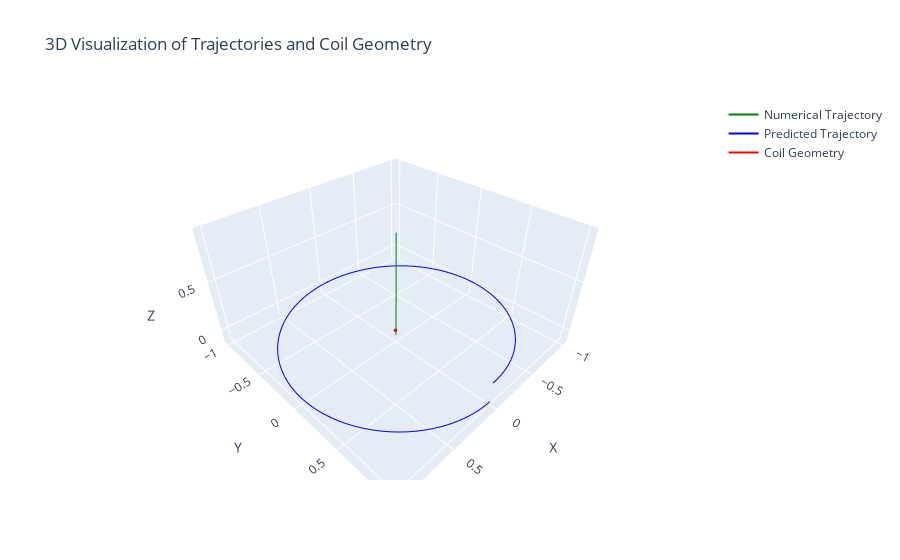

The cell this chart's notebook holds for it:
### Code cell
import numpy as np
import plotly.graph_objects as go

# Constants for the particle
me = 9.109383713928e-31  # Mass of electron (kg)
qe = -1.602176634e-19  # Charge of electron (C)

# Initial conditions
s0 = np.array([0, 0.007, -0.05])  # Initial position (m)
v0 = np.array([0, 0, 1e6])  # Initial velocity (m/s)
q = qe  # Charge
m = me  # Mass


# Magnetic field (simplified model for demonstration)
def magnetic_field(position):
    """
    Simplified magnetic field function for the coil.
    For demonstration, assume a constant B field along Z-axis.
    """
    return np.array([0, 0, 1])  # Tesla (T)


# Runge-Kutta 4th order method
def runge_kutta_4(dt, t_max):
    t = 0
    s = s0
    v = v0
    positions = [s]

    while t < t_max:
        # RK4 steps
        B = magnetic_field(s)
        k1_v = (q / m) * np.cross(v, B)
        k1_s = v

        k2_v = (q / m) * np.cross(v + 0.5 * dt * k1_v, B)
        k2_s = v + 0.5 * dt * k1_v

        k3_v = (q / m) * np.cross(v + 0.5 * dt * k2_v, B)
        k3_s = v + 0.5 * dt * k2_v

        k4_v = (q / m) * np.cross(v + dt * k3_v, B)
        k4_s = v + dt * k3_v

        v = v + (dt / 6) * (k1_v + 2 * k2_v + 2 * k3_v + k4_v)
        s = s + (dt / 6) * (k1_s + 2 * k2_s + 2 * k3_s + k4_s)

        positions.append(s)
        t += dt

    return np.array(positions)


# Calculate numerical trajectory
dt = 1e-9  # Time step (s)
t_max = 1e-6  # Total simulation time (s)
numerical_trajectory = runge_kutta_4(dt, t_max)

# Extract coordinates
x_num, y_num, z_num = (
    numerical_trajectory[:, 0],
    numerical_trajectory[:, 1],
    numerical_trajectory[:, 2],
)

# Generate predicted trajectory (for comparison)
x_pred = np.sin(np.linspace(0, 2 * np.pi, 100))
y_pred = np.cos(np.linspace(0, 2 * np.pi, 100))
z_pred = np.linspace(-0.1, 0.1, 100)


# Coil geometry
def create_coil_geometry(nwindings=6, wireradius=0.001, coilradius=0.01):
    t = np.linspace(0, 2 * np.pi * nwindings, 1000)
    x = coilradius * np.cos(t)
    y = coilradius * np.sin(t)
    z = np.linspace(-nwindings * wireradius, nwindings * wireradius, len(t))
    return x, y, z


x_coil, y_coil, z_coil = create_coil_geometry()

# Interactive 3D plot
fig = go.Figure()

# Add numerical trajectory
fig.add_trace(
    go.Scatter3d(
        x=x_num,
        y=y_num,
        z=z_num,
        mode="lines",
        line=dict(color="green", width=2),
        name="Numerical Trajectory",
    )
)

# Add predicted trajectory
fig.add_trace(
    go.Scatter3d(
        x=x_pred,
        y=y_pred,
        z=z_pred,
        mode="lines",
        line=dict(color="blue", width=2),
        name="Predicted Trajectory",
    )
)

# Add coil geometry
fig.add_trace(
    go.Scatter3d(
        x=x_coil,
        y=y_coil,
        z=z_coil,
        mode="lines",
        line=dict(color="red", width=2),
        name="Coil Geometry",
    )
)

# Add titles and labels
fig.update_layout(
    title="3D Visualization of Trajectories and Coil Geometry",
    scene=dict(xaxis_title="X", yaxis_title="Y", zaxis_title="Z"),
)

# Show the plot
fig.show()

### Figure 1 — Plotly figure (JSON) as saved in the notebook; plotly's stock layout.template omitted (floating-point values rounded to 4 significant figures; data arrays with more than 128 entries replaced by an {"elided": "..."} marker saying what was removed)
{"data": [{"line": {"color": "green", "width": 2}, "mode": "lines", "name": "Numerical Trajectory", "type": "scatter3d", "x": {"elided": "1002 int values"}, "y": {"elided": "1002 float values"}, "z": {"elided": "1002 float values"}}, {"line": {"color": "blue", "width": 2}, "mode": "lines", "name": "Predicted Trajectory", "type": "scatter3d", "x": [0, 0.06342, 0.1266, 0.1893, 0.2511, 0.312, 0.3717, 0.4298, 0.4862, 0.5406, 0.5929, 0.6428, 0.6901, 0.7346, 0.7761, 0.8146, 0.8497, 0.8815, 0.9096, 0.9341, 0.9549, 0.9718, 0.9848, 0.9938, 0.9989, 0.9999, 0.9969, 0.9898, 0.9788, 0.9638, 0.945, 0.9224, 0.896, 0.866, 0.8326, 0.7958, 0.7557, 0.7127, 0.6668, 0.6182, 0.5671, 0.5137, 0.4582, 0.4009, 0.342, 0.2817, 0.2203, 0.158, 0.09506, 0.03173, -0.03173, -0.09506, -0.158, -0.2203, -0.2817, -0.342, -0.4009, -0.4582, -0.5137, -0.5671, -0.6182, -0.6668, -0.7127, -0.7557, -0.7958, -0.8326, -0.866, -0.896, -0.9224, -0.945, -0.9638, -0.9788, -0.9898, -0.9969, -0.9999, -0.9989, -0.9938, -0.9848, -0.9718, -0.9549, -0.9341, -0.9096, -0.8815, -0.8497, -0.8146, -0.7761, -0.7346, -0.6901, -0.6428, -0.5929, -0.5406, -0.4862, -0.4298, -0.3717, -0.312, -0.2511, -0.1893, -0.1266, -0.06342, -2.449e-16], "y": [1, 0.998, 0.992, 0.9819, 0.9679, 0.9501, 0.9284, 0.9029, 0.8738, 0.8413, 0.8053, 0.766, 0.7237, 0.6785, 0.6306, 0.5801, 0.5272, 0.4723, 0.4154, 0.3569, 0.2969, 0.2358, 0.1736, 0.1108, 0.04758, -0.01587, -0.07925, -0.1423, -0.2048, -0.2665, -0.3271, -0.3863, -0.4441, -0.5, -0.5539, -0.6056, -0.6549, -0.7015, -0.7453, -0.7861, -0.8237, -0.858, -0.8888, -0.9161, -0.9397, -0.9595, -0.9754, -0.9874, -0.9955, -0.9995, -0.9995, -0.9955, -0.9874, -0.9754, -0.9595, -0.9397, -0.9161, -0.8888, -0.858, -0.8237, -0.7861, -0.7453, -0.7015, -0.6549, -0.6056, -0.5539, -0.5, -0.4441, -0.3863, -0.3271, -0.2665, -0.2048, -0.1423, -0.07925, -0.01587, 0.04758, 0.1108, 0.1736, 0.2358, 0.2969, 0.3569, 0.4154, 0.4723, 0.5272, 0.5801, 0.6306, 0.6785, 0.7237, 0.766, 0.8053, 0.8413, 0.8738, 0.9029, 0.9284, 0.9501, 0.9679, 0.9819, 0.992, 0.998, 1], "z": [-0.1, -0.09798, -0.09596, -0.09394, -0.09192, -0.0899, -0.08788, -0.08586, -0.08384, -0.08182, -0.0798, -0.07778, -0.07576, -0.07374, -0.07172, -0.0697, -0.06768, -0.06566, -0.06364, -0.06162, -0.0596, -0.05758, -0.05556, -0.05354, -0.05152, -0.04949, -0.04747, -0.04545, -0.04343, -0.04141, -0.03939, -0.03737, -0.03535, -0.03333, -0.03131, -0.02929, -0.02727, -0.02525, -0.02323, -0.02121, -0.01919, -0.01717, -0.01515, -0.01313, -0.01111, -0.009091, -0.007071, -0.005051, -0.00303, -0.00101, 0.00101, 0.00303, 0.005051, 0.007071, 0.009091, 0.01111, 0.01313, 0.01515, 0.01717, 0.01919, 0.02121, 0.02323, 0.02525, 0.02727, 0.02929, 0.03131, 0.03333, 0.03535, 0.03737, 0.03939, 0.04141, 0.04343, 0.04545, 0.04747, 0.04949, 0.05152, 0.05354, 0.05556, 0.05758, 0.0596, 0.06162, 0.06364, 0.06566, 0.06768, 0.0697, 0.07172, 0.07374, 0.07576, 0.07778, 0.0798, 0.08182, 0.08384, 0.08586, 0.08788, 0.0899, 0.09192, 0.09394, 0.09596, 0.09798, 0.1]}, {"line": {"color": "red", "width": 2}, "mode": "lines", "name": "Coil Geometry", "type": "scatter3d", "x": {"elided": "1000 float values"}, "y": {"elided": "1000 float values"}, "z": {"elided": "1000 float values"}}], "layout": {"scene": {"xaxis": {"title": {"text": "X"}}, "yaxis": {"title": {"text": "Y"}}, "zaxis": {"title": {"text": "Z"}}}, "title": {"text": "3D Visualization of Trajectories and Coil Geometry"}}}
